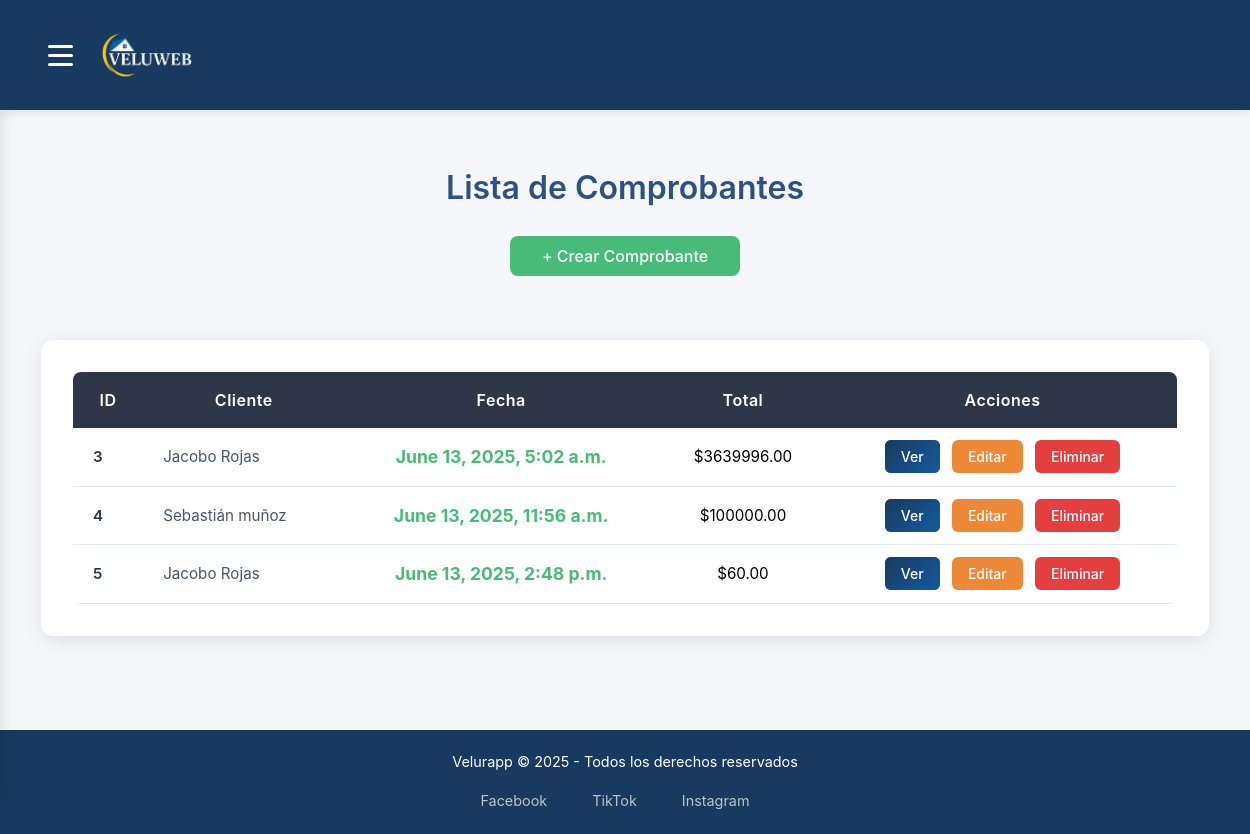
/facturas/ (signed in), run on an earlier commit of the app's database.
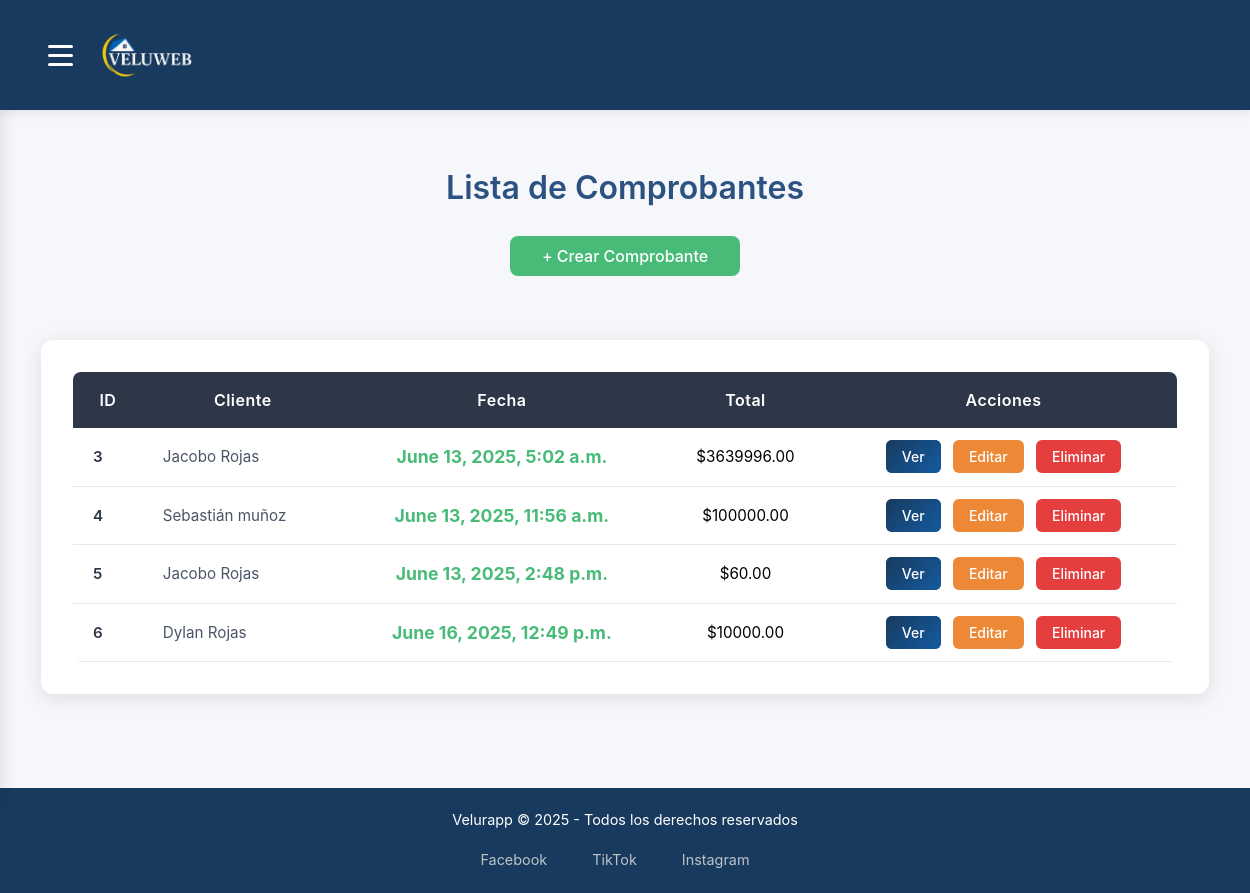
And on a later commit of the database.
### todo/models.py (models this page shows, shortened)
class Factura(models.Model):
    cliente = models.ForeignKey(Cliente, on_delete=models.CASCADE)
    fecha = models.DateTimeField(default=timezone.now)
    def total(self):
        return sum(item.subtotal() for item in self.detallefactura_set.all())

class Cliente(models.Model):
    nombre = models.CharField(max_length=100)
    apellido = models.CharField(max_length=100)
    correo = models.EmailField(unique=True)
    telefono = models.CharField(max_length=15)
    def __str__(self):
        return f"{self.nombre} {self.apellido}"
    class Meta:
        ordering = ['id']

class DetalleFactura(models.Model):
    factura = models.ForeignKey(Factura, on_delete=models.CASCADE)
    producto = models.ForeignKey(Producto, on_delete=models.CASCADE)
    cantidad = models.PositiveIntegerField()
    precio_unitario = models.DecimalField(max_digits=10, decimal_places=2)
    def subtotal(self):
        return self.cantidad * self.precio_unitario

### todo/views.py (the view)
# urls.py: path('facturas/', views.lista_facturas, name='lista_facturas'),
@login_required
def lista_facturas(request):
    facturas = Factura.objects.all()
    return render(request, 'facturas/lista.html', {'facturas': facturas})

### todo/templates/facturas/lista.html
{% extends "todo/layout2.html" %}
{% block content %}
<div class="container mt-4">
    <h1 class="mb-4">Lista de Comprobantes</h1>
    <div class="d-flex justify-content-center mb-4">
        <a href="{% url 'crear_factura' %}" class="btn btn-success">+ Crear Comprobante</a>
    </div>
    <div class="table-container">
        <table class="table table-bordered table-hover">
            <thead class="table-dark">
                <tr>
                    <th>ID</th>
                    <th>Cliente</th>
                    <th>Fecha</th>
                    <th>Total</th>
                    <th>Acciones</th>
                </tr>
            </thead>
            <tbody>
                {% for factura in facturas %}
                <tr>
                    <td>{{ factura.id }}</td>
                    <td>{{ factura.cliente }}</td>
                    <td>{{ factura.fecha }}</td>
                    <td>${{ factura.total }}</td>
                    <td>
                        <a href="{% url 'detalle_factura' factura.id %}" class="btn btn-primary btn-sm">Ver</a>
                        <a href="{% url 'editar_factura' factura.id %}" class="btn btn-warning btn-sm">Editar</a>
                        <a href="{% url 'eliminar_factura' factura.id %}" class="btn btn-danger btn-sm">Eliminar</a>
                    </td>
                </tr>
                {% empty %}
                <tr>
                    <td colspan="5">No hay comprobantes registrados.</td>
                </tr>
                {% endfor %}
            </tbody>
        </table>
    </div>
</div>
{% endblock %}

### todo/templates/todo/layout2.html (shortened to what this page needs)
{% load static %}
<!doctype html>
<html lang="es">
<head>
  <link rel="stylesheet" href="{% static 'todo/styles.css' %}">
</head>
<body class="desplegable">
  <header class="encabezado-principal">
    <div class="wrapper-encabezado">
      <label for="menu-toggle" class="btn-menu-desplegable">
        <span class="barra-menu"></span>
        <span class="barra-menu"></span>
        <span class="barra-menu"></span>
      </label>
      <div class="zona-branding">
        <img src="{% static 'todo/images/logo.png' %}" alt="Logo de Veluros" class="logotipo-empresa">
      </div>
    </div>
  </header>
  <main class="seccion-contenido" id="contenidoPrincipal">
    {% block content %}{% endblock %}
  </main>
  <footer class="pie-de-pagina">
    <p class="texto-copyright">Velurapp &copy; 2025 - Todos los derechos reservados</p>
    <ul class="redes-sociales">
      <li class="item-social"><a href="#" class="enlace-red">Facebook</a></li>
      <li class="item-social"><a href="#" class="enlace-red">TikTok</a></li>
      <li class="item-social"><a href="#" class="enlace-red">Instagram</a></li>
    </ul>
  </footer>
</body>
</html>

What changed in the data, as far as the page shows it:
added Factura: id "6", cliente "Dylan Rojas", fecha "June 16, 2025, 12:49 p.m.", total "10000.00"
